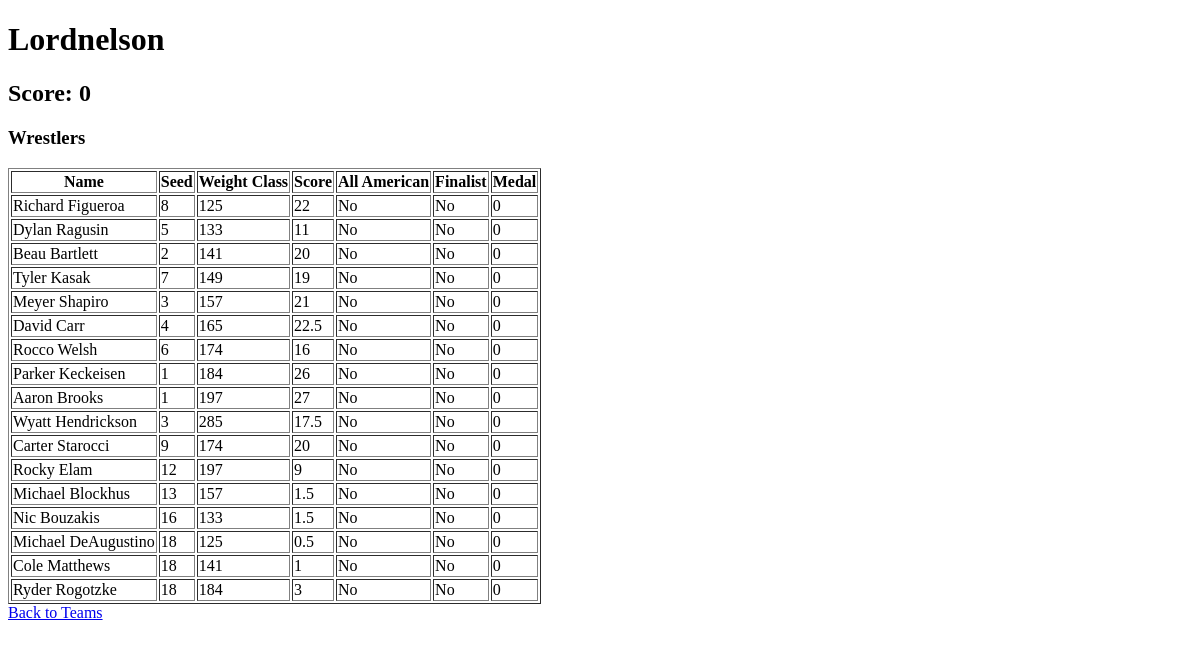
Before: /team/11 with the older database file.
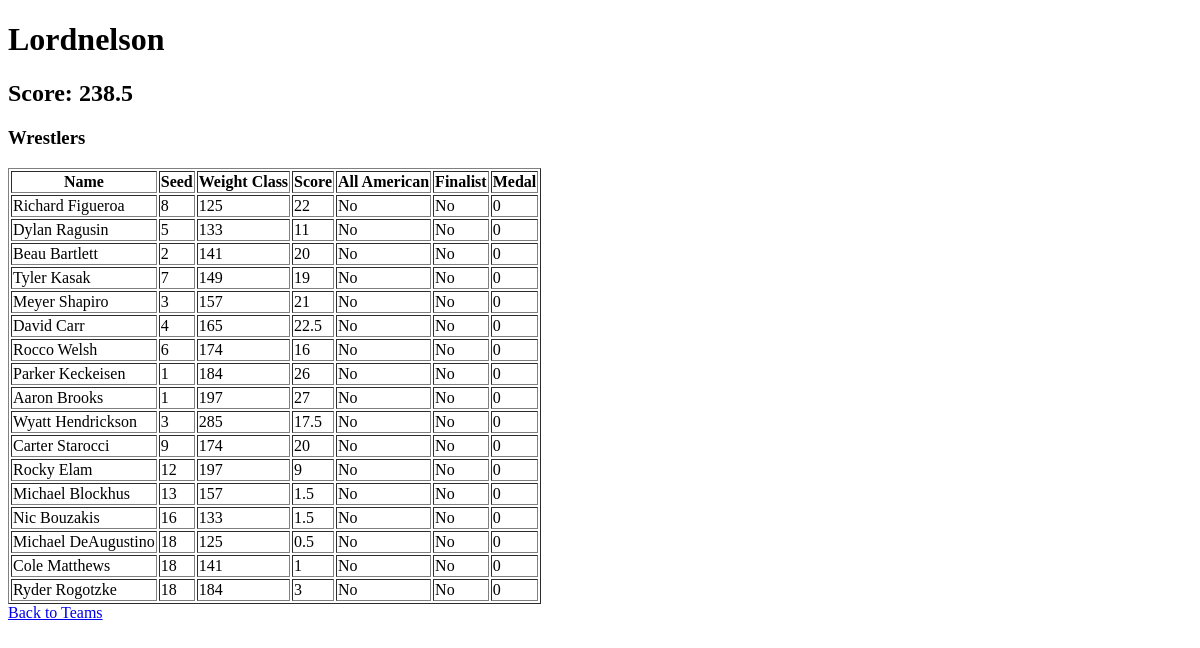
After: the same page with the newer database file.
### tables this page shows
CREATE TABLE teams (
            id INTEGER PRIMARY KEY AUTOINCREMENT,
            name TEXT NOT NULL,
            score INTEGER,
            tie_breaker_team TEXT,
            tie_breaker_score INTEGER
        );

### src/app.py (the view)
@app.route('/team/<int:team_id>')
def team(team_id):
    conn = create_connection('wrestling.db')
    cur = conn.cursor()
    cur.execute("SELECT * FROM teams WHERE id = ?", (team_id,))
    team = cur.fetchone()
    cur.execute("SELECT wrestler_id FROM team_wrestlers WHERE team_id = ?", (team_id,))
    wrestler_ids = cur.fetchall()
    wrestlers = []
    for wrestler_id in wrestler_ids:
        cur.execute("SELECT * FROM wrestlers WHERE id = ?", (wrestler_id[0],))
        wrestler = cur.fetchone()
        wrestlers.append(wrestler)
    first_ten_sorted = sorted([w for w in wrestlers if w[2] <= 8], key=lambda x: x[3])
    remaining_sorted = sorted([w for w in wrestlers if w[2] > 8], key=lambda x: x[2])
    wrestlers_sorted = first_ten_sorted + remaining_sorted
    total_all_americans = sum(1 for wrestler in wrestlers_sorted if wrestler[5])
    total_finalists = sum(1 for wrestler in wrestlers_sorted if wrestler[7])
    conn.close()
    return render_template('team.html', team=team, wrestlers=wrestlers_sorted, total_all_americans=total_all_americans, total_finalists=total_finalists)

### src/app.py (called while the page is built)
def create_connection(db_file):
    conn = None
    try:
        conn = sqlite3.connect(db_file)
    except sqlite3.Error as e:
        print(e)
    return conn

### src/templates/team.html (shortened to what this page needs)
<!DOCTYPE html>
<html lang="en">
<head>
</head>
<body>
    <h1>{{ team[1] }}</h1>
    <h2>Score: {{ team[2] }}</h2>
    <h3>Wrestlers</h3>
    <table border="1">
        <tr>
            <th>Name</th>
            <th>Seed</th>
            <th>Weight Class</th>
            <th>Score</th>
            <th>All American</th>
            <th>Finalist</th>
            <th>Medal</th>
        </tr>
        {% for wrestler in wrestlers %}
        <tr>
            <td>{{ wrestler[1] }}</td>
            <td>{{ wrestler[2] }}</td>
            <td>{{ wrestler[3] }}</td>
            <td>{{ wrestler[4] }}</td>
            <td>{{ 'Yes' if wrestler[5] else 'No' }}</td>
            <td>{{ 'Yes' if wrestler[7] else 'No' }}</td>
            <td>{{ wrestler[6] }}</td>
        </tr>
        {% endfor %}
    </table>
    <a href="{{ url_for('index') }}">Back to Teams</a>
</body>
</html>

Changed rows visible on the page:
changed teams "Lordnelson": score "0" → "238.5"
